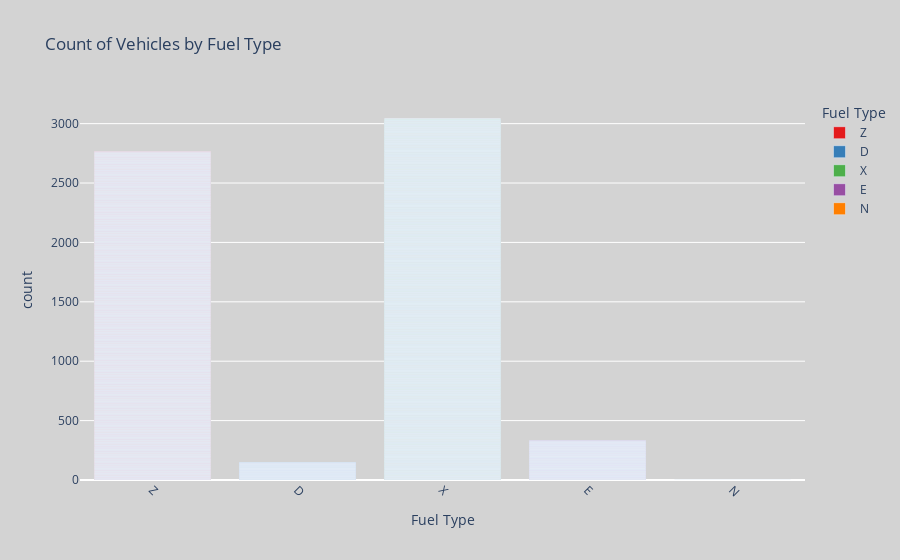

The code cell stored with this chart in its notebook:
### Code cell
# Bar plot for 'Fuel Type' distribution

# Create a color scale for different fuel types 
color_scale = px.colors.qualitative.Set1

fig = px.bar(df, x='Fuel Type', title="Count of Vehicles by Fuel Type", color='Fuel Type', color_discrete_map={fuel_type: color for fuel_type, color in zip(df['Fuel Type'].unique(), color_scale)})

# Update the layout with a light background color
fig.update_layout(
    plot_bgcolor='lightgray',  # Set the background color
    paper_bgcolor='lightgray',  # Set the background color for the entire plot
)

fig.update_xaxes(tickangle=45)  # Rotate x-axis labels for better readability
fig.show()

### Figure 1 — Plotly figure (JSON) as saved in the notebook; plotly's stock layout.template omitted (floating-point values rounded to 4 significant figures; data arrays with more than 128 entries replaced by an {"elided": "..."} marker saying what was removed)
{"data": [{"alignmentgroup": "True", "hovertemplate": "Fuel Type=%{x}<br>count=%{y}<extra></extra>", "legendgroup": "Z", "marker": {"color": "rgb(228,26,28)", "pattern": {"shape": ""}}, "name": "Z", "offsetgroup": "Z", "orientation": "v", "showlegend": true, "textposition": "auto", "type": "bar", "x": {"elided": "2765 str values"}, "xaxis": "x", "y": {"elided": "2765 int values"}, "yaxis": "y"}, {"alignmentgroup": "True", "hovertemplate": "Fuel Type=%{x}<br>count=%{y}<extra></extra>", "legendgroup": "D", "marker": {"color": "rgb(55,126,184)", "pattern": {"shape": ""}}, "name": "D", "offsetgroup": "D", "orientation": "v", "showlegend": true, "textposition": "auto", "type": "bar", "x": {"elided": "147 str values"}, "xaxis": "x", "y": {"elided": "147 int values"}, "yaxis": "y"}, {"alignmentgroup": "True", "hovertemplate": "Fuel Type=%{x}<br>count=%{y}<extra></extra>", "legendgroup": "X", "marker": {"color": "rgb(77,175,74)", "pattern": {"shape": ""}}, "name": "X", "offsetgroup": "X", "orientation": "v", "showlegend": true, "textposition": "auto", "type": "bar", "x": {"elided": "3039 str values"}, "xaxis": "x", "y": {"elided": "3039 int values"}, "yaxis": "y"}, {"alignmentgroup": "True", "hovertemplate": "Fuel Type=%{x}<br>count=%{y}<extra></extra>", "legendgroup": "E", "marker": {"color": "rgb(152,78,163)", "pattern": {"shape": ""}}, "name": "E", "offsetgroup": "E", "orientation": "v", "showlegend": true, "textposition": "auto", "type": "bar", "x": {"elided": "330 str values"}, "xaxis": "x", "y": {"elided": "330 int values"}, "yaxis": "y"}, {"alignmentgroup": "True", "hovertemplate": "Fuel Type=%{x}<br>count=%{y}<extra></extra>", "legendgroup": "N", "marker": {"color": "rgb(255,127,0)", "pattern": {"shape": ""}}, "name": "N", "offsetgroup": "N", "orientation": "v", "showlegend": true, "textposition": "auto", "type": "bar", "x": ["N"], "xaxis": "x", "y": [1], "yaxis": "y"}], "layout": {"barmode": "relative", "legend": {"title": {"text": "Fuel Type"}, "tracegroupgap": 0}, "paper_bgcolor": "lightgray", "plot_bgcolor": "lightgray", "title": {"text": "Count of Vehicles by Fuel Type"}, "xaxis": {"anchor": "y", "categoryarray": ["Z", "D", "X", "E", "N"], "categoryorder": "array", "domain": [0, 1], "tickangle": 45, "title": {"text": "Fuel Type"}}, "yaxis": {"anchor": "x", "domain": [0, 1], "title": {"text": "count"}}}}
